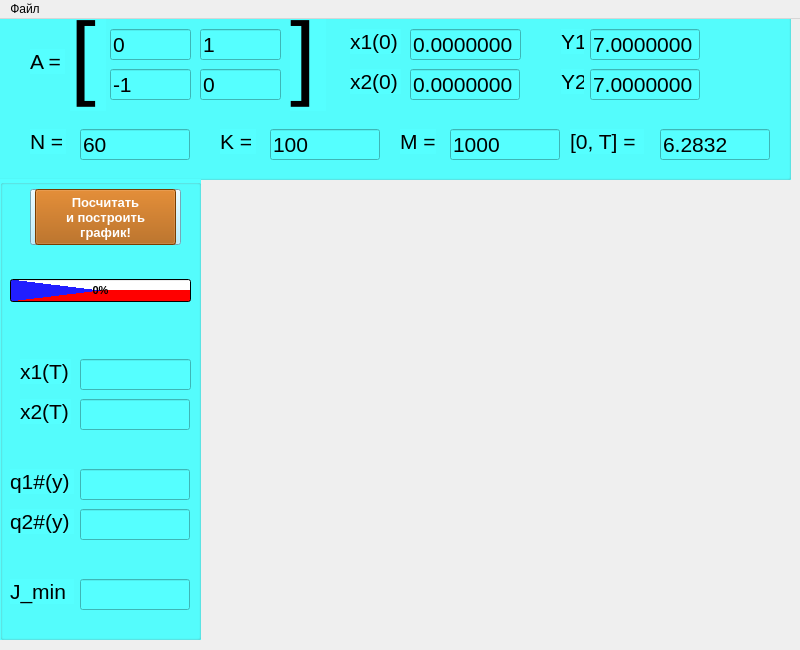
<?xml version="1.0" encoding="UTF-8"?>
<ui version="4.0">
 <class>MainWindow</class>
 <widget class="QMainWindow" name="MainWindow">
  <property name="windowModality">
   <enum>Qt::WindowModal</enum>
  </property>
  <property name="geometry">
   <rect>
    <x>0</x>
    <y>0</y>
    <width>800</width>
    <height>650</height>
   </rect>
  </property>
  <property name="minimumSize">
   <size>
    <width>800</width>
    <height>650</height>
   </size>
  </property>
  <property name="maximumSize">
   <size>
    <width>800</width>
    <height>650</height>
   </size>
  </property>
  <property name="acceptDrops">
   <bool>true</bool>
  </property>
  <property name="windowTitle">
   <string>Дипломный проект</string>
  </property>
  <property name="tabShape">
   <enum>QTabWidget::Rounded</enum>
  </property>
  <widget class="QWidget" name="centralwidget">
   <widget class="MplWidget" name="MplWidget" native="true">
    <property name="geometry">
     <rect>
      <x>210</x>
      <y>160</y>
      <width>581</width>
      <height>461</height>
     </rect>
    </property>
    <property name="acceptDrops">
     <bool>false</bool>
    </property>
   </widget>
   <widget class="QGroupBox" name="groupBox">
    <property name="geometry">
     <rect>
      <x>-10</x>
      <y>-10</y>
      <width>801</width>
      <height>171</height>
     </rect>
    </property>
    <property name="styleSheet">
     <string notr="true">background-color: rgb(85, 255, 255);</string>
    </property>
    <property name="title">
     <string/>
    </property>
    <widget class="QLineEdit" name="lineEdit_y1">
     <property name="geometry">
      <rect>
       <x>600</x>
       <y>20</y>
       <width>110</width>
       <height>31</height>
      </rect>
     </property>
     <property name="font">
      <font>
       <pointsize>16</pointsize>
      </font>
     </property>
     <property name="text">
      <string>7.0000000</string>
     </property>
    </widget>
    <widget class="QLabel" name="label_y1">
     <property name="geometry">
      <rect>
       <x>571</x>
       <y>20</y>
       <width>23</width>
       <height>25</height>
      </rect>
     </property>
     <property name="font">
      <font>
       <pointsize>16</pointsize>
      </font>
     </property>
     <property name="text">
      <string>Y1</string>
     </property>
    </widget>
    <widget class="QLineEdit" name="lineEdit_y2">
     <property name="geometry">
      <rect>
       <x>600</x>
       <y>60</y>
       <width>110</width>
       <height>31</height>
      </rect>
     </property>
     <property name="font">
      <font>
       <pointsize>16</pointsize>
      </font>
     </property>
     <property name="text">
      <string>7.0000000</string>
     </property>
    </widget>
    <widget class="QLabel" name="label_y2">
     <property name="geometry">
      <rect>
       <x>571</x>
       <y>60</y>
       <width>23</width>
       <height>25</height>
      </rect>
     </property>
     <property name="font">
      <font>
       <pointsize>16</pointsize>
      </font>
     </property>
     <property name="text">
      <string>Y2</string>
     </property>
    </widget>
    <widget class="QLineEdit" name="lineEdit_T">
     <property name="geometry">
      <rect>
       <x>670</x>
       <y>120</y>
       <width>110</width>
       <height>31</height>
      </rect>
     </property>
     <property name="font">
      <font>
       <pointsize>16</pointsize>
      </font>
     </property>
     <property name="text">
      <string>6.2832</string>
     </property>
    </widget>
    <widget class="QLabel" name="label_T">
     <property name="geometry">
      <rect>
       <x>580</x>
       <y>120</y>
       <width>74</width>
       <height>25</height>
      </rect>
     </property>
     <property name="font">
      <font>
       <pointsize>16</pointsize>
      </font>
     </property>
     <property name="text">
      <string>[0, T] =</string>
     </property>
    </widget>
    <widget class="QLineEdit" name="lineEdit_A00">
     <property name="geometry">
      <rect>
       <x>120</x>
       <y>20</y>
       <width>81</width>
       <height>31</height>
      </rect>
     </property>
     <property name="font">
      <font>
       <pointsize>16</pointsize>
      </font>
     </property>
     <property name="text">
      <string>0</string>
     </property>
    </widget>
    <widget class="QLineEdit" name="lineEdit_A10">
     <property name="geometry">
      <rect>
       <x>120</x>
       <y>60</y>
       <width>81</width>
       <height>31</height>
      </rect>
     </property>
     <property name="font">
      <font>
       <pointsize>16</pointsize>
      </font>
     </property>
     <property name="text">
      <string>-1</string>
     </property>
    </widget>
    <widget class="QLineEdit" name="lineEdit_A11">
     <property name="geometry">
      <rect>
       <x>210</x>
       <y>60</y>
       <width>81</width>
       <height>31</height>
      </rect>
     </property>
     <property name="font">
      <font>
       <pointsize>16</pointsize>
      </font>
     </property>
     <property name="text">
      <string>0</string>
     </property>
    </widget>
    <widget class="QLineEdit" name="lineEdit_A01">
     <property name="geometry">
      <rect>
       <x>210</x>
       <y>20</y>
       <width>81</width>
       <height>31</height>
      </rect>
     </property>
     <property name="font">
      <font>
       <pointsize>16</pointsize>
      </font>
     </property>
     <property name="text">
      <string>1</string>
     </property>
    </widget>
    <widget class="QLabel" name="label_A">
     <property name="geometry">
      <rect>
       <x>40</x>
       <y>40</y>
       <width>35</width>
       <height>25</height>
      </rect>
     </property>
     <property name="font">
      <font>
       <pointsize>16</pointsize>
      </font>
     </property>
     <property name="text">
      <string>A =</string>
     </property>
    </widget>
    <widget class="QLabel" name="label_AL">
     <property name="geometry">
      <rect>
       <x>80</x>
       <y>-10</y>
       <width>36</width>
       <height>112</height>
      </rect>
     </property>
     <property name="font">
      <font>
       <family>MS Shell Dlg 2</family>
       <pointsize>70</pointsize>
       <weight>50</weight>
       <italic>false</italic>
       <bold>false</bold>
       <kerning>true</kerning>
      </font>
     </property>
     <property name="text">
      <string>[</string>
     </property>
    </widget>
    <widget class="QLabel" name="label_AR">
     <property name="geometry">
      <rect>
       <x>300</x>
       <y>-10</y>
       <width>36</width>
       <height>112</height>
      </rect>
     </property>
     <property name="font">
      <font>
       <pointsize>70</pointsize>
       <kerning>true</kerning>
      </font>
     </property>
     <property name="text">
      <string>]</string>
     </property>
    </widget>
    <widget class="QLineEdit" name="lineEdit_N">
     <property name="geometry">
      <rect>
       <x>90</x>
       <y>120</y>
       <width>110</width>
       <height>31</height>
      </rect>
     </property>
     <property name="font">
      <font>
       <pointsize>16</pointsize>
      </font>
     </property>
     <property name="text">
      <string>60</string>
     </property>
    </widget>
    <widget class="QLabel" name="label_N">
     <property name="geometry">
      <rect>
       <x>40</x>
       <y>120</y>
       <width>36</width>
       <height>25</height>
      </rect>
     </property>
     <property name="font">
      <font>
       <pointsize>16</pointsize>
      </font>
     </property>
     <property name="text">
      <string>N =</string>
     </property>
    </widget>
    <widget class="QLineEdit" name="lineEdit_K">
     <property name="geometry">
      <rect>
       <x>280</x>
       <y>120</y>
       <width>110</width>
       <height>31</height>
      </rect>
     </property>
     <property name="font">
      <font>
       <pointsize>16</pointsize>
      </font>
     </property>
     <property name="text">
      <string>100</string>
     </property>
    </widget>
    <widget class="QLabel" name="label_K">
     <property name="geometry">
      <rect>
       <x>230</x>
       <y>120</y>
       <width>36</width>
       <height>25</height>
      </rect>
     </property>
     <property name="font">
      <font>
       <pointsize>16</pointsize>
      </font>
     </property>
     <property name="text">
      <string>K =</string>
     </property>
    </widget>
    <widget class="QLineEdit" name="lineEdit_M">
     <property name="geometry">
      <rect>
       <x>460</x>
       <y>120</y>
       <width>110</width>
       <height>31</height>
      </rect>
     </property>
     <property name="font">
      <font>
       <pointsize>16</pointsize>
      </font>
     </property>
     <property name="text">
      <string>1000</string>
     </property>
    </widget>
    <widget class="QLabel" name="label_M">
     <property name="geometry">
      <rect>
       <x>410</x>
       <y>120</y>
       <width>36</width>
       <height>25</height>
      </rect>
     </property>
     <property name="font">
      <font>
       <pointsize>16</pointsize>
      </font>
     </property>
     <property name="text">
      <string>M =</string>
     </property>
    </widget>
    <widget class="QLineEdit" name="lineEdit_x10">
     <property name="geometry">
      <rect>
       <x>420</x>
       <y>20</y>
       <width>111</width>
       <height>31</height>
      </rect>
     </property>
     <property name="font">
      <font>
       <pointsize>16</pointsize>
      </font>
     </property>
     <property name="text">
      <string>0.0000000</string>
     </property>
     <property name="alignment">
      <set>Qt::AlignLeading|Qt::AlignLeft|Qt::AlignVCenter</set>
     </property>
     <property name="dragEnabled">
      <bool>true</bool>
     </property>
     <property name="cursorMoveStyle">
      <enum>Qt::LogicalMoveStyle</enum>
     </property>
    </widget>
    <widget class="QLabel" name="label_x20">
     <property name="geometry">
      <rect>
       <x>360</x>
       <y>60</y>
       <width>51</width>
       <height>25</height>
      </rect>
     </property>
     <property name="font">
      <font>
       <pointsize>16</pointsize>
      </font>
     </property>
     <property name="text">
      <string>x2(0)</string>
     </property>
    </widget>
    <widget class="QLabel" name="label_x10">
     <property name="geometry">
      <rect>
       <x>360</x>
       <y>20</y>
       <width>51</width>
       <height>25</height>
      </rect>
     </property>
     <property name="font">
      <font>
       <pointsize>16</pointsize>
      </font>
     </property>
     <property name="text">
      <string>x1(0)</string>
     </property>
    </widget>
    <widget class="QLineEdit" name="lineEdit_x20">
     <property name="geometry">
      <rect>
       <x>420</x>
       <y>60</y>
       <width>110</width>
       <height>31</height>
      </rect>
     </property>
     <property name="font">
      <font>
       <pointsize>16</pointsize>
      </font>
     </property>
     <property name="text">
      <string>0.0000000</string>
     </property>
    </widget>
   </widget>
   <widget class="QGroupBox" name="groupBox_2">
    <property name="geometry">
     <rect>
      <x>0</x>
      <y>160</y>
      <width>201</width>
      <height>461</height>
     </rect>
    </property>
    <property name="styleSheet">
     <string notr="true">background-color: rgb(85, 255, 255);</string>
    </property>
    <property name="title">
     <string/>
    </property>
    <widget class="QLineEdit" name="lineEdit_x2T">
     <property name="geometry">
      <rect>
       <x>80</x>
       <y>220</y>
       <width>110</width>
       <height>31</height>
      </rect>
     </property>
     <property name="font">
      <font>
       <pointsize>16</pointsize>
      </font>
     </property>
     <property name="text">
      <string/>
     </property>
    </widget>
    <widget class="QLabel" name="label_x2T">
     <property name="geometry">
      <rect>
       <x>20</x>
       <y>220</y>
       <width>51</width>
       <height>25</height>
      </rect>
     </property>
     <property name="font">
      <font>
       <pointsize>16</pointsize>
      </font>
     </property>
     <property name="text">
      <string>x2(T)</string>
     </property>
    </widget>
    <widget class="QLabel" name="label_x1T">
     <property name="geometry">
      <rect>
       <x>20</x>
       <y>180</y>
       <width>51</width>
       <height>25</height>
      </rect>
     </property>
     <property name="font">
      <font>
       <pointsize>16</pointsize>
      </font>
     </property>
     <property name="text">
      <string>x1(T)</string>
     </property>
    </widget>
    <widget class="QLineEdit" name="lineEdit_x1T">
     <property name="geometry">
      <rect>
       <x>80</x>
       <y>180</y>
       <width>111</width>
       <height>31</height>
      </rect>
     </property>
     <property name="font">
      <font>
       <pointsize>16</pointsize>
      </font>
     </property>
     <property name="text">
      <string/>
     </property>
     <property name="alignment">
      <set>Qt::AlignLeading|Qt::AlignLeft|Qt::AlignVCenter</set>
     </property>
     <property name="dragEnabled">
      <bool>true</bool>
     </property>
     <property name="cursorMoveStyle">
      <enum>Qt::LogicalMoveStyle</enum>
     </property>
    </widget>
    <widget class="QLabel" name="label_q2y">
     <property name="geometry">
      <rect>
       <x>10</x>
       <y>330</y>
       <width>64</width>
       <height>25</height>
      </rect>
     </property>
     <property name="font">
      <font>
       <pointsize>16</pointsize>
      </font>
     </property>
     <property name="text">
      <string>q2#(y)</string>
     </property>
    </widget>
    <widget class="QLabel" name="label_q1y">
     <property name="geometry">
      <rect>
       <x>10</x>
       <y>290</y>
       <width>64</width>
       <height>25</height>
      </rect>
     </property>
     <property name="font">
      <font>
       <pointsize>16</pointsize>
      </font>
     </property>
     <property name="text">
      <string>q1#(y)</string>
     </property>
    </widget>
    <widget class="QLineEdit" name="lineEdit_q2y">
     <property name="geometry">
      <rect>
       <x>80</x>
       <y>330</y>
       <width>110</width>
       <height>31</height>
      </rect>
     </property>
     <property name="font">
      <font>
       <pointsize>16</pointsize>
      </font>
     </property>
     <property name="text">
      <string/>
     </property>
    </widget>
    <widget class="QLineEdit" name="lineEdit_q1y">
     <property name="geometry">
      <rect>
       <x>80</x>
       <y>290</y>
       <width>110</width>
       <height>31</height>
      </rect>
     </property>
     <property name="font">
      <font>
       <pointsize>16</pointsize>
      </font>
     </property>
     <property name="text">
      <string/>
     </property>
    </widget>
    <widget class="QLineEdit" name="lineEdit_jmin">
     <property name="geometry">
      <rect>
       <x>80</x>
       <y>400</y>
       <width>110</width>
       <height>31</height>
      </rect>
     </property>
     <property name="font">
      <font>
       <pointsize>16</pointsize>
      </font>
     </property>
     <property name="text">
      <string/>
     </property>
    </widget>
    <widget class="QLabel" name="label_jmin">
     <property name="geometry">
      <rect>
       <x>10</x>
       <y>400</y>
       <width>64</width>
       <height>25</height>
      </rect>
     </property>
     <property name="font">
      <font>
       <pointsize>16</pointsize>
      </font>
     </property>
     <property name="text">
      <string>J_min</string>
     </property>
    </widget>
    <widget class="QPushButton" name="btn_calculate_plot">
     <property name="geometry">
      <rect>
       <x>35</x>
       <y>10</y>
       <width>141</width>
       <height>56</height>
      </rect>
     </property>
     <property name="font">
      <font>
       <pointsize>10</pointsize>
       <weight>75</weight>
       <bold>true</bold>
      </font>
     </property>
     <property name="cursor">
      <cursorShape>PointingHandCursor</cursorShape>
     </property>
     <property name="styleSheet">
      <string notr="true">background-color: rgb(170, 85, 0);
color: rgb(255, 255, 255);</string>
     </property>
     <property name="text">
      <string>Посчитать
и построить
график!</string>
     </property>
    </widget>
    <widget class="QProgressBar" name="pbar">
     <property name="geometry">
      <rect>
       <x>10</x>
       <y>100</y>
       <width>181</width>
       <height>23</height>
      </rect>
     </property>
     <property name="font">
      <font>
       <pointsize>8</pointsize>
       <weight>75</weight>
       <bold>true</bold>
       <kerning>true</kerning>
      </font>
     </property>
     <property name="styleSheet">
      <string notr="true">background-color: qconicalgradient(cx:0.5, cy:0.5, angle:0, stop:0 rgba(255, 255, 255, 255), stop:0.373979 rgba(255, 255, 255, 255), stop:0.373991 rgba(33, 30, 255, 255), stop:0.624018 rgba(33, 30, 255, 255), stop:0.624043 rgba(255, 0, 0, 255), stop:1 rgba(255, 0, 0, 255));</string>
     </property>
     <property name="value">
      <number>0</number>
     </property>
     <property name="alignment">
      <set>Qt::AlignCenter</set>
     </property>
     <property name="textVisible">
      <bool>true</bool>
     </property>
     <property name="orientation">
      <enum>Qt::Horizontal</enum>
     </property>
    </widget>
    <widget class="QPushButton" name="btn_cancel_calculate_plot">
     <property name="geometry">
      <rect>
       <x>30</x>
       <y>10</y>
       <width>151</width>
       <height>56</height>
      </rect>
     </property>
     <property name="font">
      <font>
       <pointsize>10</pointsize>
       <weight>75</weight>
       <bold>true</bold>
      </font>
     </property>
     <property name="cursor">
      <cursorShape>PointingHandCursor</cursorShape>
     </property>
     <property name="styleSheet">
      <string notr="true">background-color: rgb(164, 234, 255);</string>
     </property>
     <property name="text">
      <string>Отмена</string>
     </property>
     <property name="flat">
      <bool>false</bool>
     </property>
    </widget>
    <zorder>btn_cancel_calculate_plot</zorder>
    <zorder>lineEdit_x2T</zorder>
    <zorder>label_x2T</zorder>
    <zorder>label_x1T</zorder>
    <zorder>lineEdit_x1T</zorder>
    <zorder>label_q2y</zorder>
    <zorder>label_q1y</zorder>
    <zorder>lineEdit_q2y</zorder>
    <zorder>lineEdit_q1y</zorder>
    <zorder>lineEdit_jmin</zorder>
    <zorder>label_jmin</zorder>
    <zorder>btn_calculate_plot</zorder>
    <zorder>pbar</zorder>
   </widget>
  </widget>
  <widget class="QMenuBar" name="menubar">
   <property name="geometry">
    <rect>
     <x>0</x>
     <y>0</y>
     <width>800</width>
     <height>25</height>
    </rect>
   </property>
   <widget class="QMenu" name="menu">
    <property name="title">
     <string>Файл</string>
    </property>
    <addaction name="action_2"/>
   </widget>
   <addaction name="menu"/>
  </widget>
  <action name="action_2">
   <property name="text">
    <string>Сохранить как...</string>
   </property>
  </action>
 </widget>
 <customwidgets>
  <customwidget>
   <class>MplWidget</class>
   <extends>QWidget</extends>
   <header>mplwidget.h</header>
   <container>1</container>
  </customwidget>
 </customwidgets>
 <tabstops>
  <tabstop>btn_calculate_plot</tabstop>
  <tabstop>btn_cancel_calculate_plot</tabstop>
  <tabstop>lineEdit_A00</tabstop>
  <tabstop>lineEdit_A01</tabstop>
  <tabstop>lineEdit_A10</tabstop>
  <tabstop>lineEdit_A11</tabstop>
  <tabstop>lineEdit_x10</tabstop>
  <tabstop>lineEdit_x20</tabstop>
  <tabstop>lineEdit_y1</tabstop>
  <tabstop>lineEdit_y2</tabstop>
  <tabstop>lineEdit_N</tabstop>
  <tabstop>lineEdit_K</tabstop>
  <tabstop>lineEdit_M</tabstop>
  <tabstop>lineEdit_T</tabstop>
  <tabstop>lineEdit_x1T</tabstop>
  <tabstop>lineEdit_x2T</tabstop>
  <tabstop>lineEdit_q1y</tabstop>
  <tabstop>lineEdit_q2y</tabstop>
  <tabstop>lineEdit_jmin</tabstop>
 </tabstops>
 <resources/>
 <connections/>
</ui>
